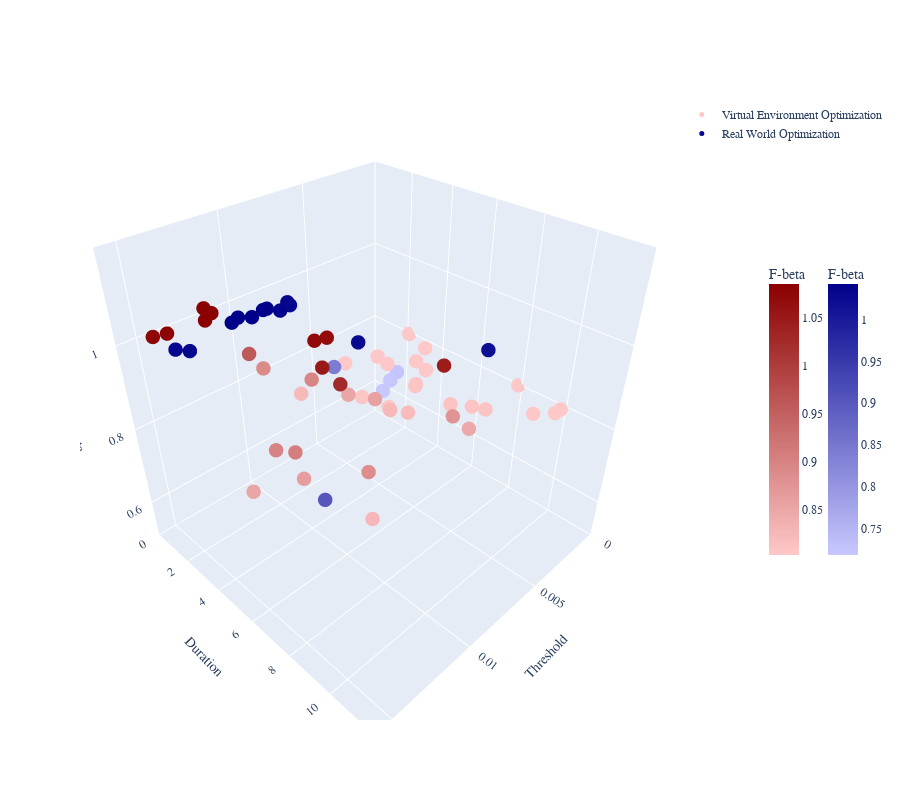

Notebook source saved alongside this figure:
### Code cell
import plotly.graph_objects as go
import numpy as np

# Load the data
D = np.load('D.npy')

# Get the number of rows in D
num_D = D.shape[0]

# Define stage_virtual_num to determine the cutoff for red vs. blue
stage_virtual_num = 45  # Set your desired value for stage_virtual_num, ensure it's an integer

# Split the data into two parts
thresholds = D[:, 0]
durations = D[:, 1]
F_beta = D[:, 2]

# Create a 3D scatter plot
fig = go.Figure()

# Use a red color scale for the first stage_virtual_num data points
red_colorscale = [
    [0.0, 'rgb(255, 200, 200)'],  # Light red
    [1.0, 'rgb(139, 0, 0)']       # Dark red
]

# Add red-colored points for the first stage_virtual_num data
fig.add_trace(go.Scatter3d(
    x=thresholds[:stage_virtual_num],
    y=durations[:stage_virtual_num],
    z=F_beta[:stage_virtual_num],
    mode='markers',
    marker=dict(size=5, color=F_beta[:stage_virtual_num], colorscale=red_colorscale, showscale=True,
                colorbar=dict(title="F-beta", len=0.5, x=1.15)),  # Move color bar to the right
    name='Virtual Environment Optimization'
))

# Use a blue color scale for the remaining data points
blue_colorscale = [
    [0.0, 'rgb(200, 200, 255)'],  # Light blue
    [1.0, 'rgb(0, 0, 139)']       # Dark blue
]

# Add blue-colored points for the remaining data
fig.add_trace(go.Scatter3d(
    x=thresholds[stage_virtual_num:],
    y=durations[stage_virtual_num:],
    z=F_beta[stage_virtual_num:],
    mode='markers',
    marker=dict(size=5, color=F_beta[stage_virtual_num:], colorscale=blue_colorscale, showscale=True,
                colorbar=dict(title="F-beta", len=0.5, x=1.25)),  # Move this color bar further to the right
    name='Real World Optimization'
))

# Set axis labels, font, axis limits, and ranges
fig.update_layout(
    scene=dict(
        xaxis=dict(title='Threshold', titlefont=dict(family='Times New Roman'), range=[0, 0.016]),  # Set x-axis range
        yaxis=dict(title='Duration', titlefont=dict(family='Times New Roman'), range=[0, 12]),  # Set y-axis range
        zaxis=dict(title='F-beta', titlefont=dict(family='Times New Roman'), range=[0.5, 1.2]),  # Set z-axis range
        camera=dict(eye=dict(x=1.25, y=1.25, z=1.25), projection=dict(type="perspective"))  # Use perspective projection
    ),
    # Set global font to Times New Roman
    font=dict(family='Times New Roman', size=12),  # Apply to all text
    autosize=False,
    width=900,  # Set the width
    height=800,  # Set the height
)

# Show the plot
fig.show()

### Figure 1 — Plotly figure (JSON) as saved in the notebook; plotly's stock layout.template omitted (floating-point values rounded to 4 significant figures)
{"data": [{"marker": {"color": [0.8025, 0.8458, 1.026, 1.084, 0.8083, 0.8091, 1.05, 0.8025, 0.8081, 0.9068, 0.8072, 0.859, 0.8025, 0.8073, 0.8025, 0.8089, 0.9001, 1.081, 0.8025, 0.8081, 1.084, 0.8756, 0.8903, 1.078, 0.8526, 0.8198, 0.8229, 0.8976, 0.9599, 0.8635, 1.071, 0.8025, 1.045, 0.8863, 0.8271, 1.068, 0.8025, 0.8525, 0.8025, 0.8025, 0.8249, 0.8025, 0.8025, 1.085, 1.05], "colorbar": {"len": 0.5, "title": {"text": "F-beta"}, "x": 1.15}, "colorscale": [[0, "rgb(255, 200, 200)"], [1, "rgb(139, 0, 0)"]], "showscale": true, "size": 5}, "mode": "markers", "name": "Virtual Environment Optimization", "type": "scatter3d", "x": [0.0007841, 0.005955, 0.01176, 0.01322, 0.006404, 0.004103, 0.012, 0.000211, 0.004095, 0.01363, 0.006682, 0.007578, 0.003429, 0.003922, 0.0009166, 0.003235, 0.01398, 0.0154, 0.001713, 0.003492, 0.01324, 0.006486, 0.01026, 0.0159, 0.008064, 0.006352, 0.008967, 0.009439, 0.01143, 0.01373, 0.01138, 0.0004675, 0.008403, 0.01203, 0.0128, 0.01078, 0.003256, 0.01549, 0.004984, 0.0001809, 0.006922, 0.002144, 0.002431, 0.01381, 0.01617], "y": [3.511, 8.929, 7.376, 2.271, 5.501, 6.987, 6.82, 2.221, 5.234, 6.831, 4.32, 5.677, 3.265, 5.148, 9.942, 8.099, 6.22, 2.747, 9.408, 7.628, 2.713, 8.52, 2.009, 2.547, 4.694, 6.417, 2.857, 3.945, 2.516, 7.25, 5.962, 9.96, 9.169, 8.742, 9.49, 6.015, 2.576, 6.46, 2.029, 7.906, 5.945, 3.941, 4.66, 2.999, 3.047], "z": [0.8025, 0.8458, 1.026, 1.084, 0.8083, 0.8091, 1.05, 0.8025, 0.8081, 0.9068, 0.8072, 0.859, 0.8025, 0.8073, 0.8025, 0.8089, 0.9001, 1.081, 0.8025, 0.8081, 1.084, 0.8756, 0.8903, 1.078, 0.8526, 0.8198, 0.8229, 0.8976, 0.9599, 0.8635, 1.071, 0.8025, 1.045, 0.8863, 0.8271, 1.068, 0.8025, 0.8525, 0.8025, 0.8025, 0.8249, 0.8025, 0.8025, 1.085, 1.05]}, {"marker": {"color": [1.034, 0.8413, 1.038, 0.7184, 1.031, 1.042, 1.043, 1.041, 1.031, 1.035, 1.042, 1.035, 0.7225, 1.03, 1.018, 0.903, 1.033, 1.042, 0.7207, 1.028], "colorbar": {"len": 0.5, "title": {"text": "F-beta"}, "x": 1.25}, "colorscale": [[0, "rgb(200, 200, 255)"], [1, "rgb(0, 0, 139)"]], "showscale": true, "size": 5}, "mode": "markers", "name": "Real World Optimization", "type": "scatter3d", "x": [0.01462, 0.006596, 0.009842, 0.003387, 0.01678, 0.01169, 0.01216, 0.01024, 0.01664, 0.015, 0.01047, 0.009015, 0.001546, 0.01645, 0.005352, 0.01461, 0.009078, 0.01122, 0.00239, 0.009064], "y": [2.873, 2.722, 2.867, 2.989, 2.455, 2.392, 2.538, 2.527, 2.529, 2.521, 2.554, 2.486, 2.472, 2.736, 9.078, 8.986, 2.681, 2.679, 2.692, 6.033], "z": [1.034, 0.8413, 1.038, 0.7184, 1.031, 1.042, 1.043, 1.041, 1.031, 1.035, 1.042, 1.035, 0.7225, 1.03, 1.018, 0.903, 1.033, 1.042, 0.7207, 1.028]}], "layout": {"autosize": false, "font": {"family": "Times New Roman", "size": 12}, "height": 800, "scene": {"camera": {"eye": {"x": 1.25, "y": 1.25, "z": 1.25}, "projection": {"type": "perspective"}}, "xaxis": {"range": [0, 0.016], "title": {"font": {"family": "Times New Roman"}, "text": "Threshold"}}, "yaxis": {"range": [0, 12], "title": {"font": {"family": "Times New Roman"}, "text": "Duration"}}, "zaxis": {"range": [0.5, 1.2], "title": {"font": {"family": "Times New Roman"}, "text": "F-beta"}}}, "width": 900}}
